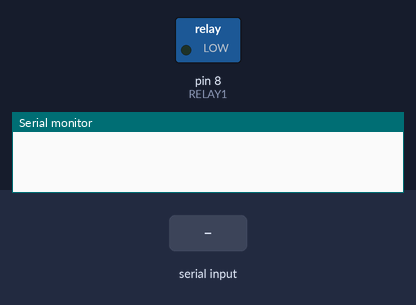
A sketch run on a simulated Arduino Uno, built with avr-gcc and run on an emulated ATmega328P. Shown: switched loads named in the sketch (green lamp = pin HIGH), the last lines printed to the serial monitor. Inputs (shaded band) come from the test bench.

Above: at 1.2 s.
1.3 s: "a" received over Serial
At 2.5 s:
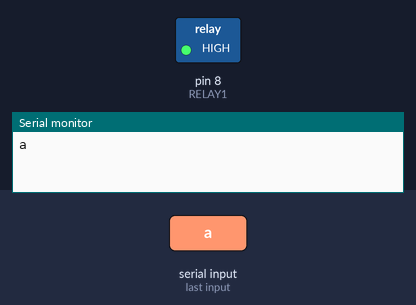
2.8 s: "b" received over Serial
At 3.7 s:
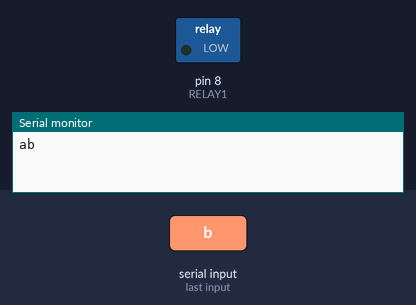
Timing chart, 0 to 5.8 s (numbered marks = the images above; inputs shaded):
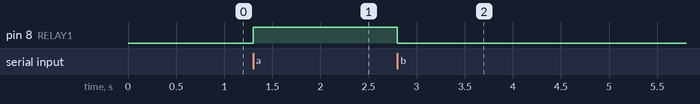

Measured:
- after the input at 1.3 s, pin 8 (RELAY1): LOW → HIGH at once
- after the input at 2.8 s, pin 8 (RELAY1): HIGH → LOW at once

The sketch:

code_charge.ino
```cpp
char command = ' '; // command received from batt_python.sh

//int ledPin = 3;    // LED connected to digital pin 9

#define RELAY1  8   //connect relay to digital pin 3


void setup() {
  pinMode(RELAY1, OUTPUT);
  //digitalWrite(RELAY1, HIGH);

  Serial.begin(9600);   //python script communicates with serial monitor
}
void loop() {
  //instead of void loop, newly defined will suffice.

}

//This function will be active whenever there is a message from python sript
void serialEvent() {
  while(Serial.available()){
    command = Serial.read();
    Serial.write(command);
    if(command == 'a'){
      digitalWrite(RELAY1, HIGH);  //allow charging

    }
    if(command == 'b'){     //stop charging
      digitalWrite(RELAY1, LOW);

    }

  }
}
```
